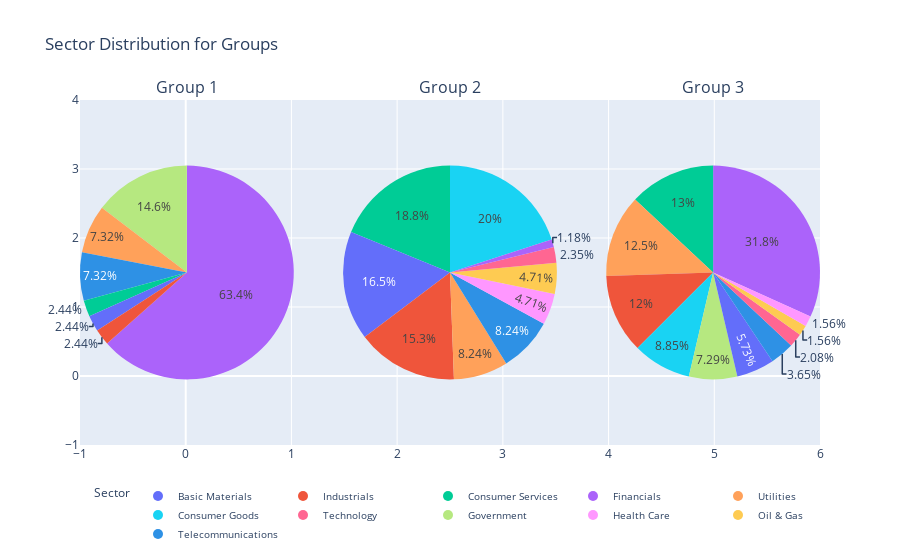

Notebook code for this chart:
### Code cell
import pandas as pd
import numpy as np
import os
import plotly.graph_objects as go
from plotly.subplots import make_subplots
import seaborn as sns
import matplotlib.pyplot as plt
import plotly.colors as pc
from modified_spectral_method import recursive_spectral_method, create_correlation_matrix, calculate_C_g
from modified_louvain_method import *
from itertools import product
from collections import Counter

# Function to plot pie charts by user-selected criteria (sector, region, or country) using Plotly
def plot_group_distribution(groups, df, criteria='Sector'):
    
    unique_sectors = df['Sector'].unique()
    unique_regions = df['Region'].unique()
    unique_countries = df['Country'].unique()

    # Define a more distinguishable color palette
    color_palette = pc.qualitative.Plotly + pc.qualitative.Dark24 + pc.qualitative.Light24
    sector_colors = dict(zip(unique_sectors, color_palette[:len(unique_sectors)]))
    region_colors = dict(zip(unique_regions, color_palette[:len(unique_regions)]))
    country_colors = dict(zip(unique_countries, color_palette[:len(unique_countries)]))

    if criteria not in ['Sector', 'Region', 'Country']:
        raise ValueError("Invalid criteria! Use 'Sector', 'Region', or 'Country'.")

    color_dict_sector = {'Sector': sector_colors, 'Region': region_colors, 'Country': country_colors}
    color_dict = color_dict_sector[criteria]
    
    # Setting up the subplot grid
    num_groups = len(groups)
    ncols = 3  # Maximum of 3 columns
    nrows = (num_groups + ncols - 1) // ncols  # Calculate required rows based on number of groups
    fig = make_subplots(rows=nrows, cols=ncols, subplot_titles=[f'Group {i+1}' for i in range(num_groups)], specs=[[{'type': 'domain'}]*ncols]*nrows)
    
    # Add each group's pie chart to the subplots
    for idx, tickers in enumerate(groups):
        row = idx // ncols + 1
        col = idx % ncols + 1

        # Filter data for the current group
        group_data = df[df['Ticker'].isin(tickers)]

        # Count the occurrences of each sector, region, or country
        counts = group_data[criteria].value_counts()
        
        # Prepare colors for the pie chart
        colors = [color_dict[key] for key in counts.index]

        # Add the pie chart to the subplot
        fig.add_trace(go.Pie(labels=counts.index, values=counts, marker=dict(colors=colors), showlegend=False), row=row, col=col)

    # Create a legend manually at the bottom of the figure
    fig.update_layout(
        title_text=f"{criteria} Distribution for Groups",
        showlegend=True,
        legend=dict(
            title=criteria,
            orientation="h",
            yanchor="bottom",
            y=-0.3,  # Adjust to move legend up or down
            xanchor="center",
            x=0.5,
            font=dict(size=10)
        )
    )

    # Add dummy traces to populate the shared legend with colors
    for label, color in color_dict.items():
        fig.add_trace(go.Scatter(x=[None], y=[None], mode='markers', marker=dict(size=10, color=color), name=label))

    fig.show()


if __name__ == '__main__':
    df = pd.read_csv('metadata.csv')
    correlation_matrix, T, N, company_names = create_correlation_matrix('eur_data_standardized_returns.csv')  
    C_g = calculate_C_g(correlation_matrix, T, N)
    result_communities, company_communities, modularities = recursive_spectral_method(C_g, correlation_matrix, company_names, min_size=2, modularity_threshold=0.00001)

    plot_group_distribution(company_communities, df, criteria='Sector')

### Figure 1 — Plotly figure (JSON) as saved in the notebook; plotly's stock layout.template omitted (floating-point values rounded to 4 significant figures)
{"data": [{"domain": {"x": [0, 0.2889], "y": [0, 1]}, "labels": ["Financials", "Government", "Utilities", "Telecommunications", "Consumer Services", "Basic Materials", "Industrials"], "marker": {"colors": ["#AB63FA", "#B6E880", "#FFA15A", "#2E91E5", "#00CC96", "#636EFA", "#EF553B"]}, "showlegend": false, "type": "pie", "values": [26, 6, 3, 3, 1, 1, 1]}, {"domain": {"x": [0.3556, 0.6444], "y": [0, 1]}, "labels": ["Consumer Goods", "Consumer Services", "Basic Materials", "Industrials", "Utilities", "Telecommunications", "Health Care", "Oil & Gas", "Technology", "Financials"], "marker": {"colors": ["#19D3F3", "#00CC96", "#636EFA", "#EF553B", "#FFA15A", "#2E91E5", "#FF97FF", "#FECB52", "#FF6692", "#AB63FA"]}, "showlegend": false, "type": "pie", "values": [17, 16, 14, 13, 7, 7, 4, 4, 2, 1]}, {"domain": {"x": [0.7111, 1], "y": [0, 1]}, "labels": ["Financials", "Consumer Services", "Utilities", "Industrials", "Consumer Goods", "Government", "Basic Materials", "Telecommunications", "Technology", "Oil & Gas", "Health Care"], "marker": {"colors": ["#AB63FA", "#00CC96", "#FFA15A", "#EF553B", "#19D3F3", "#B6E880", "#636EFA", "#2E91E5", "#FF6692", "#FECB52", "#FF97FF"]}, "showlegend": false, "type": "pie", "values": [61, 25, 24, 23, 17, 14, 11, 7, 4, 3, 3]}, {"marker": {"color": "#636EFA", "size": 10}, "mode": "markers", "name": "Basic Materials", "type": "scatter", "x": [null], "y": [null]}, {"marker": {"color": "#EF553B", "size": 10}, "mode": "markers", "name": "Industrials", "type": "scatter", "x": [null], "y": [null]}, {"marker": {"color": "#00CC96", "size": 10}, "mode": "markers", "name": "Consumer Services", "type": "scatter", "x": [null], "y": [null]}, {"marker": {"color": "#AB63FA", "size": 10}, "mode": "markers", "name": "Financials", "type": "scatter", "x": [null], "y": [null]}, {"marker": {"color": "#FFA15A", "size": 10}, "mode": "markers", "name": "Utilities", "type": "scatter", "x": [null], "y": [null]}, {"marker": {"color": "#19D3F3", "size": 10}, "mode": "markers", "name": "Consumer Goods", "type": "scatter", "x": [null], "y": [null]}, {"marker": {"color": "#FF6692", "size": 10}, "mode": "markers", "name": "Technology", "type": "scatter", "x": [null], "y": [null]}, {"marker": {"color": "#B6E880", "size": 10}, "mode": "markers", "name": "Government", "type": "scatter", "x": [null], "y": [null]}, {"marker": {"color": "#FF97FF", "size": 10}, "mode": "markers", "name": "Health Care", "type": "scatter", "x": [null], "y": [null]}, {"marker": {"color": "#FECB52", "size": 10}, "mode": "markers", "name": "Oil & Gas", "type": "scatter", "x": [null], "y": [null]}, {"marker": {"color": "#2E91E5", "size": 10}, "mode": "markers", "name": "Telecommunications", "type": "scatter", "x": [null], "y": [null]}], "layout": {"annotations": [{"font": {"size": 16}, "showarrow": false, "text": "Group 1", "x": 0.1444, "xanchor": "center", "xref": "paper", "y": 1, "yanchor": "bottom", "yref": "paper"}, {"font": {"size": 16}, "showarrow": false, "text": "Group 2", "x": 0.5, "xanchor": "center", "xref": "paper", "y": 1, "yanchor": "bottom", "yref": "paper"}, {"font": {"size": 16}, "showarrow": false, "text": "Group 3", "x": 0.8556, "xanchor": "center", "xref": "paper", "y": 1, "yanchor": "bottom", "yref": "paper"}], "autosize": true, "legend": {"font": {"size": 10}, "orientation": "h", "title": {"text": "Sector"}, "x": 0.5, "xanchor": "center", "y": -0.3, "yanchor": "bottom"}, "showlegend": true, "title": {"text": "Sector Distribution for Groups"}, "xaxis": {"autorange": true, "range": [-1, 6]}, "yaxis": {"autorange": true, "range": [-1, 4]}}}
